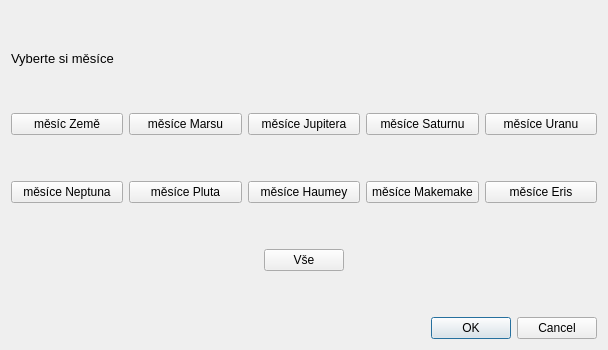
<?xml version="1.0" encoding="UTF-8"?>
<ui version="4.0">
 <class>DialogMesice</class>
 <widget class="QDialog" name="DialogMesice">
  <property name="geometry">
   <rect>
    <x>0</x>
    <y>0</y>
    <width>608</width>
    <height>350</height>
   </rect>
  </property>
  <property name="windowTitle">
   <string>Dialog</string>
  </property>
  <layout class="QVBoxLayout" name="verticalLayout_2">
   <item>
    <spacer name="verticalSpacer_4">
     <property name="orientation">
      <enum>Qt::Vertical</enum>
     </property>
     <property name="sizeType">
      <enum>QSizePolicy::Preferred</enum>
     </property>
     <property name="sizeHint" stdset="0">
      <size>
       <width>20</width>
       <height>40</height>
      </size>
     </property>
    </spacer>
   </item>
   <item>
    <layout class="QVBoxLayout" name="verticalLayout_4">
     <item>
      <widget class="QLabel" name="label">
       <property name="text">
        <string>&lt;html&gt;&lt;head/&gt;&lt;body&gt;&lt;p&gt;&lt;span style=&quot; font-size:10pt;&quot;&gt;Vyberte si měsíce&lt;/span&gt;&lt;/p&gt;&lt;/body&gt;&lt;/html&gt;</string>
       </property>
      </widget>
     </item>
    </layout>
   </item>
   <item>
    <spacer name="verticalSpacer">
     <property name="orientation">
      <enum>Qt::Vertical</enum>
     </property>
     <property name="sizeType">
      <enum>QSizePolicy::Preferred</enum>
     </property>
     <property name="sizeHint" stdset="0">
      <size>
       <width>20</width>
       <height>40</height>
      </size>
     </property>
    </spacer>
   </item>
   <item>
    <layout class="QHBoxLayout" name="horizontalLayout">
     <item>
      <widget class="QPushButton" name="pushButton_5">
       <property name="text">
        <string>měsíc Země</string>
       </property>
      </widget>
     </item>
     <item>
      <widget class="QPushButton" name="pushButton_4">
       <property name="text">
        <string>měsíce Marsu</string>
       </property>
      </widget>
     </item>
     <item>
      <widget class="QPushButton" name="pushButton_3">
       <property name="text">
        <string>měsíce Jupitera</string>
       </property>
      </widget>
     </item>
     <item>
      <widget class="QPushButton" name="pushButton_2">
       <property name="text">
        <string>měsíce Saturnu</string>
       </property>
      </widget>
     </item>
     <item>
      <widget class="QPushButton" name="pushButton">
       <property name="text">
        <string>měsíce Uranu</string>
       </property>
      </widget>
     </item>
    </layout>
   </item>
   <item>
    <spacer name="verticalSpacer_2">
     <property name="orientation">
      <enum>Qt::Vertical</enum>
     </property>
     <property name="sizeType">
      <enum>QSizePolicy::Preferred</enum>
     </property>
     <property name="sizeHint" stdset="0">
      <size>
       <width>20</width>
       <height>40</height>
      </size>
     </property>
    </spacer>
   </item>
   <item>
    <layout class="QHBoxLayout" name="horizontalLayout_2">
     <item>
      <widget class="QPushButton" name="pushButton_10">
       <property name="text">
        <string>měsíce Neptuna</string>
       </property>
      </widget>
     </item>
     <item>
      <widget class="QPushButton" name="pushButton_9">
       <property name="text">
        <string>měsíce Pluta</string>
       </property>
      </widget>
     </item>
     <item>
      <widget class="QPushButton" name="pushButton_8">
       <property name="text">
        <string>měsíce Haumey</string>
       </property>
      </widget>
     </item>
     <item>
      <widget class="QPushButton" name="pushButton_7">
       <property name="text">
        <string>měsíce Makemake</string>
       </property>
      </widget>
     </item>
     <item>
      <widget class="QPushButton" name="pushButton_6">
       <property name="text">
        <string>měsíce Eris</string>
       </property>
      </widget>
     </item>
    </layout>
   </item>
   <item>
    <spacer name="verticalSpacer_3">
     <property name="orientation">
      <enum>Qt::Vertical</enum>
     </property>
     <property name="sizeType">
      <enum>QSizePolicy::Preferred</enum>
     </property>
     <property name="sizeHint" stdset="0">
      <size>
       <width>20</width>
       <height>40</height>
      </size>
     </property>
    </spacer>
   </item>
   <item>
    <layout class="QHBoxLayout" name="horizontalLayout_3">
     <item>
      <spacer name="horizontalSpacer">
       <property name="orientation">
        <enum>Qt::Horizontal</enum>
       </property>
       <property name="sizeType">
        <enum>QSizePolicy::Expanding</enum>
       </property>
       <property name="sizeHint" stdset="0">
        <size>
         <width>40</width>
         <height>20</height>
        </size>
       </property>
      </spacer>
     </item>
     <item>
      <widget class="QPushButton" name="pushButton_11">
       <property name="text">
        <string>Vše</string>
       </property>
      </widget>
     </item>
     <item>
      <spacer name="horizontalSpacer_2">
       <property name="orientation">
        <enum>Qt::Horizontal</enum>
       </property>
       <property name="sizeType">
        <enum>QSizePolicy::Expanding</enum>
       </property>
       <property name="sizeHint" stdset="0">
        <size>
         <width>40</width>
         <height>20</height>
        </size>
       </property>
      </spacer>
     </item>
    </layout>
   </item>
   <item>
    <spacer name="verticalSpacer_5">
     <property name="orientation">
      <enum>Qt::Vertical</enum>
     </property>
     <property name="sizeType">
      <enum>QSizePolicy::Preferred</enum>
     </property>
     <property name="sizeHint" stdset="0">
      <size>
       <width>20</width>
       <height>40</height>
      </size>
     </property>
    </spacer>
   </item>
   <item>
    <widget class="QDialogButtonBox" name="buttonBox">
     <property name="orientation">
      <enum>Qt::Horizontal</enum>
     </property>
     <property name="standardButtons">
      <set>QDialogButtonBox::Cancel|QDialogButtonBox::Ok</set>
     </property>
    </widget>
   </item>
  </layout>
 </widget>
 <resources/>
 <connections>
  <connection>
   <sender>buttonBox</sender>
   <signal>accepted()</signal>
   <receiver>DialogMesice</receiver>
   <slot>accept()</slot>
   <hints>
    <hint type="sourcelabel">
     <x>248</x>
     <y>254</y>
    </hint>
    <hint type="destinationlabel">
     <x>157</x>
     <y>274</y>
    </hint>
   </hints>
  </connection>
  <connection>
   <sender>buttonBox</sender>
   <signal>rejected()</signal>
   <receiver>DialogMesice</receiver>
   <slot>reject()</slot>
   <hints>
    <hint type="sourcelabel">
     <x>316</x>
     <y>260</y>
    </hint>
    <hint type="destinationlabel">
     <x>286</x>
     <y>274</y>
    </hint>
   </hints>
  </connection>
 </connections>
</ui>
